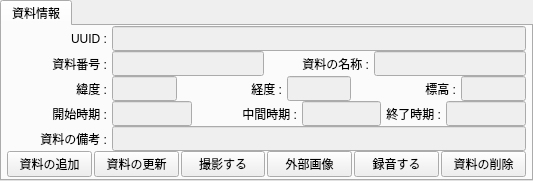
        <widget class="QTabWidget" name="tab_target">
         <property name="sizePolicy">
          <sizepolicy hsizetype="Expanding" vsizetype="Expanding">
           <horstretch>0</horstretch>
           <verstretch>0</verstretch>
          </sizepolicy>
         </property>
         <property name="minimumSize">
          <size>
           <width>0</width>
           <height>0</height>
          </size>
         </property>
         <property name="maximumSize">
          <size>
           <width>16777215</width>
           <height>300</height>
          </size>
         </property>
         <property name="currentIndex">
          <number>0</number>
         </property>
         <property name="iconSize">
          <size>
           <width>24</width>
           <height>24</height>
          </size>
         </property>
         <property name="tabsClosable">
          <bool>false</bool>
         </property>
         <widget class="QWidget" name="tab_mat">
          <attribute name="title">
           <string>資料情報</string>
          </attribute>
          <layout class="QVBoxLayout" name="verticalLayout_3">
           <property name="spacing">
            <number>0</number>
           </property>
           <property name="leftMargin">
            <number>5</number>
           </property>
           <property name="topMargin">
            <number>0</number>
           </property>
           <property name="rightMargin">
            <number>5</number>
           </property>
           <property name="bottomMargin">
            <number>0</number>
           </property>
           <item>
            <layout class="QHBoxLayout" name="lay_h_mat_uuid">
             <property name="spacing">
              <number>5</number>
             </property>
             <property name="topMargin">
              <number>0</number>
             </property>
             <property name="rightMargin">
              <number>0</number>
             </property>
             <item>
              <widget class="QLabel" name="lbl_mat_uuid">
               <property name="minimumSize">
                <size>
                 <width>100</width>
                 <height>0</height>
                </size>
               </property>
               <property name="maximumSize">
                <size>
                 <width>100</width>
                 <height>25</height>
                </size>
               </property>
               <property name="text">
                <string>UUID :</string>
               </property>
               <property name="alignment">
                <set>Qt::AlignRight|Qt::AlignTrailing|Qt::AlignVCenter</set>
               </property>
              </widget>
             </item>
             <item>
              <widget class="QLineEdit" name="tbx_mat_uuid">
               <property name="enabled">
                <bool>false</bool>
               </property>
               <property name="minimumSize">
                <size>
                 <width>0</width>
                 <height>25</height>
                </size>
               </property>
               <property name="frame">
                <bool>true</bool>
               </property>
              </widget>
             </item>
            </layout>
           </item>
           <item>
            <layout class="QHBoxLayout" name="lay_h_con_nam_3">
             <property name="spacing">
              <number>5</number>
             </property>
             <property name="topMargin">
              <number>0</number>
             </property>
             <item>
              <widget class="QLabel" name="lbl_mat_number">
               <property name="minimumSize">
                <size>
                 <width>100</width>
                 <height>0</height>
                </size>
               </property>
               <property name="maximumSize">
                <size>
                 <width>100</width>
                 <height>25</height>
                </size>
               </property>
               <property name="text">
                <string>資料番号 :</string>
               </property>
               <property name="alignment">
                <set>Qt::AlignRight|Qt::AlignTrailing|Qt::AlignVCenter</set>
               </property>
              </widget>
             </item>
             <item>
              <widget class="QLineEdit" name="tbx_mat_number">
               <property name="enabled">
                <bool>false</bool>
               </property>
               <property name="minimumSize">
                <size>
                 <width>0</width>
                 <height>25</height>
                </size>
               </property>
               <property name="frame">
                <bool>true</bool>
               </property>
              </widget>
             </item>
             <item>
              <widget class="QLabel" name="lbl_mat_name">
               <property name="sizePolicy">
                <sizepolicy hsizetype="Fixed" vsizetype="Preferred">
                 <horstretch>0</horstretch>
                 <verstretch>0</verstretch>
                </sizepolicy>
               </property>
               <property name="minimumSize">
                <size>
                 <width>100</width>
                 <height>0</height>
                </size>
               </property>
               <property name="text">
                <string>資料の名称 :</string>
               </property>
               <property name="alignment">
                <set>Qt::AlignRight|Qt::AlignTrailing|Qt::AlignVCenter</set>
               </property>
              </widget>
             </item>
             <item>
              <widget class="QLineEdit" name="tbx_mat_name">
               <property name="enabled">
                <bool>false</bool>
               </property>
               <property name="minimumSize">
                <size>
                 <width>0</width>
                 <height>25</height>
                </size>
               </property>
               <property name="frame">
                <bool>true</bool>
               </property>
              </widget>
             </item>
            </layout>
           </item>
           <item>
            <layout class="QHBoxLayout" name="lay_h_mat_geo">
             <property name="spacing">
              <number>5</number>
             </property>
             <property name="topMargin">
              <number>0</number>
             </property>
             <item>
              <widget class="QLabel" name="lbl_mat_geoname">
               <property name="sizePolicy">
                <sizepolicy hsizetype="Fixed" vsizetype="Preferred">
                 <horstretch>0</horstretch>
                 <verstretch>0</verstretch>
                </sizepolicy>
               </property>
               <property name="minimumSize">
                <size>
                 <width>100</width>
                 <height>0</height>
                </size>
               </property>
               <property name="maximumSize">
                <size>
                 <width>100</width>
                 <height>25</height>
                </size>
               </property>
               <property name="text">
                <string>緯度 :</string>
               </property>
               <property name="alignment">
                <set>Qt::AlignRight|Qt::AlignTrailing|Qt::AlignVCenter</set>
               </property>
              </widget>
             </item>
             <item>
              <widget class="QLineEdit" name="tbx_mat_geo_lat">
               <property name="enabled">
                <bool>false</bool>
               </property>
               <property name="minimumSize">
                <size>
                 <width>0</width>
                 <height>25</height>
                </size>
               </property>
               <property name="frame">
                <bool>true</bool>
               </property>
              </widget>
             </item>
             <item>
              <widget class="QLabel" name="lbl_mat_geo_lon">
               <property name="sizePolicy">
                <sizepolicy hsizetype="Fixed" vsizetype="Preferred">
                 <horstretch>0</horstretch>
                 <verstretch>0</verstretch>
                </sizepolicy>
               </property>
               <property name="minimumSize">
                <size>
                 <width>100</width>
                 <height>0</height>
                </size>
               </property>
               <property name="maximumSize">
                <size>
                 <width>50</width>
                 <height>16777215</height>
                </size>
               </property>
               <property name="text">
                <string>経度 :</string>
               </property>
               <property name="alignment">
                <set>Qt::AlignRight|Qt::AlignTrailing|Qt::AlignVCenter</set>
               </property>
              </widget>
             </item>
             <item>
              <widget class="QLineEdit" name="tbx_mat_geo_lon">
               <property name="enabled">
                <bool>false</bool>
               </property>
               <property name="minimumSize">
                <size>
                 <width>0</width>
                 <height>25</height>
                </size>
               </property>
               <property name="frame">
                <bool>true</bool>
               </property>
              </widget>
             </item>
             <item>
              <widget class="QLabel" name="lbl_mat_geo_alt">
               <property name="sizePolicy">
                <sizepolicy hsizetype="Fixed" vsizetype="Preferred">
                 <horstretch>0</horstretch>
                 <verstretch>0</verstretch>
                </sizepolicy>
               </property>
               <property name="minimumSize">
                <size>
                 <width>100</width>
                 <height>0</height>
                </size>
               </property>
               <property name="maximumSize">
                <size>
                 <width>50</width>
                 <height>16777215</height>
                </size>
               </property>
               <property name="text">
                <string>標高 :</string>
               </property>
               <property name="alignment">
                <set>Qt::AlignRight|Qt::AlignTrailing|Qt::AlignVCenter</set>
               </property>
              </widget>
             </item>
             <item>
              <widget class="QLineEdit" name="tbx_mat_geo_alt">
               <property name="enabled">
                <bool>false</bool>
               </property>
               <property name="minimumSize">
                <size>
                 <width>0</width>
                 <height>25</height>
                </size>
               </property>
               <property name="frame">
                <bool>true</bool>
               </property>
              </widget>
             </item>
            </layout>
           </item>
           <item>
            <layout class="QHBoxLayout" name="lay_h_mat_tmp">
             <property name="spacing">
              <number>5</number>
             </property>
             <property name="topMargin">
              <number>0</number>
             </property>
             <item>
              <widget class="QLabel" name="lbl_mat_tmp_bgn">
               <property name="sizePolicy">
                <sizepolicy hsizetype="Fixed" vsizetype="Preferred">
                 <horstretch>0</horstretch>
                 <verstretch>0</verstretch>
                </sizepolicy>
               </property>
               <property name="minimumSize">
                <size>
                 <width>100</width>
                 <height>0</height>
                </size>
               </property>
               <property name="maximumSize">
                <size>
                 <width>100</width>
                 <height>25</height>
                </size>
               </property>
               <property name="text">
                <string>開始時期 :</string>
               </property>
               <property name="alignment">
                <set>Qt::AlignRight|Qt::AlignTrailing|Qt::AlignVCenter</set>
               </property>
              </widget>
             </item>
             <item>
              <widget class="QLineEdit" name="tbx_mat_tmp_bgn">
               <property name="enabled">
                <bool>false</bool>
               </property>
               <property name="minimumSize">
                <size>
                 <width>0</width>
                 <height>25</height>
                </size>
               </property>
               <property name="frame">
                <bool>true</bool>
               </property>
              </widget>
             </item>
             <item>
              <widget class="QLabel" name="lbl_mat_tmp_mid">
               <property name="minimumSize">
                <size>
                 <width>100</width>
                 <height>0</height>
                </size>
               </property>
               <property name="text">
                <string>中間時期 :</string>
               </property>
               <property name="alignment">
                <set>Qt::AlignRight|Qt::AlignTrailing|Qt::AlignVCenter</set>
               </property>
              </widget>
             </item>
             <item>
              <widget class="QLineEdit" name="tbx_mat_tmp_mid">
               <property name="enabled">
                <bool>false</bool>
               </property>
               <property name="minimumSize">
                <size>
                 <width>0</width>
                 <height>25</height>
                </size>
               </property>
               <property name="frame">
                <bool>true</bool>
               </property>
              </widget>
             </item>
             <item>
              <widget class="QLabel" name="lbl_mat_tmp_end">
               <property name="text">
                <string>終了時期 :</string>
               </property>
               <property name="alignment">
                <set>Qt::AlignRight|Qt::AlignTrailing|Qt::AlignVCenter</set>
               </property>
              </widget>
             </item>
             <item>
              <widget class="QLineEdit" name="tbx_mat_tmp_end">
               <property name="enabled">
                <bool>false</bool>
               </property>
               <property name="minimumSize">
                <size>
                 <width>0</width>
                 <height>25</height>
                </size>
               </property>
               <property name="frame">
                <bool>true</bool>
               </property>
              </widget>
             </item>
            </layout>
           </item>
           <item>
            <layout class="QHBoxLayout" name="lay_h_mat_dsc">
             <property name="spacing">
              <number>5</number>
             </property>
             <property name="topMargin">
              <number>0</number>
             </property>
             <item>
              <widget class="QLabel" name="lbl_mat_description">
               <property name="sizePolicy">
                <sizepolicy hsizetype="Fixed" vsizetype="Preferred">
                 <horstretch>0</horstretch>
                 <verstretch>0</verstretch>
                </sizepolicy>
               </property>
               <property name="minimumSize">
                <size>
                 <width>100</width>
                 <height>0</height>
                </size>
               </property>
               <property name="maximumSize">
                <size>
                 <width>100</width>
                 <height>25</height>
                </size>
               </property>
               <property name="text">
                <string>資料の備考 :</string>
               </property>
               <property name="alignment">
                <set>Qt::AlignRight|Qt::AlignTrailing|Qt::AlignVCenter</set>
               </property>
              </widget>
             </item>
             <item>
              <widget class="QLineEdit" name="tbx_mat_description">
               <property name="enabled">
                <bool>false</bool>
               </property>
               <property name="minimumSize">
                <size>
                 <width>0</width>
                 <height>25</height>
                </size>
               </property>
               <property name="frame">
                <bool>true</bool>
               </property>
              </widget>
             </item>
            </layout>
           </item>
           <item>
            <layout class="QHBoxLayout" name="lay_h_mat_ctrl">
             <property name="spacing">
              <number>2</number>
             </property>
             <property name="topMargin">
              <number>0</number>
             </property>
             <item>
              <widget class="QPushButton" name="btn_mat_add">
               <property name="minimumSize">
                <size>
                 <width>0</width>
                 <height>25</height>
                </size>
               </property>
               <property name="font">
                <font>
                 <pointsize>9</pointsize>
                </font>
               </property>
               <property name="styleSheet">
                <string notr="true"/>
               </property>
               <property name="text">
                <string>資料の追加</string>
               </property>
               <property name="flat">
                <bool>false</bool>
               </property>
              </widget>
             </item>
             <item>
              <widget class="QPushButton" name="btn_mat_update">
               <property name="minimumSize">
                <size>
                 <width>0</width>
                 <height>25</height>
                </size>
               </property>
               <property name="text">
                <string>資料の更新</string>
               </property>
               <property name="flat">
                <bool>false</bool>
               </property>
              </widget>
             </item>
             <item>
              <widget class="QPushButton" name="btn_mat_take">
               <property name="minimumSize">
                <size>
                 <width>0</width>
                 <height>25</height>
                </size>
               </property>
               <property name="text">
                <string>撮影する</string>
               </property>
               <property name="flat">
                <bool>false</bool>
               </property>
              </widget>
             </item>
             <item>
              <widget class="QPushButton" name="btn_mat_imp">
               <property name="minimumSize">
                <size>
                 <width>0</width>
                 <height>25</height>
                </size>
               </property>
               <property name="text">
                <string>外部画像</string>
               </property>
               <property name="flat">
                <bool>false</bool>
               </property>
              </widget>
             </item>
             <item>
              <widget class="QPushButton" name="btn_mat_rec">
               <property name="minimumSize">
                <size>
                 <width>0</width>
                 <height>25</height>
                </size>
               </property>
               <property name="text">
                <string>録音する</string>
               </property>
               <property name="flat">
                <bool>false</bool>
               </property>
              </widget>
             </item>
             <item>
              <widget class="QPushButton" name="btn_mat_del">
               <property name="minimumSize">
                <size>
                 <width>0</width>
                 <height>25</height>
                </size>
               </property>
               <property name="text">
                <string>資料の削除</string>
               </property>
               <property name="flat">
                <bool>false</bool>
               </property>
              </widget>
             </item>
            </layout>
           </item>
          </layout>
         </widget>
        </widget>
